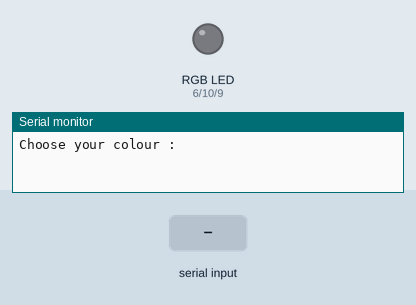
Simulated run of this sketch. Board: Arduino Uno, built with avr-gcc and run on an emulated ATmega328P. On the bench: an RGB LED mixed from three pins (HIGH = lit), the last lines printed to the serial monitor. Inputs (shaded band) come from the test bench.

Above: at 1.2 s.
1.3 s: "Green" received over Serial
At 3.3 s:
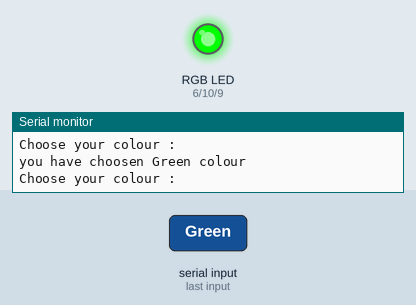
3.8 s: "Blue" received over Serial
At 5.2 s:
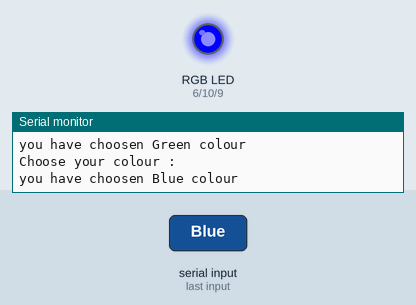
6.3 s: "Red" received over Serial
At 8.2 s:
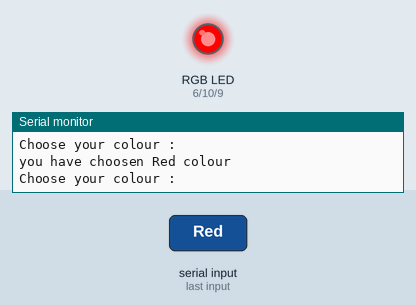
8.8 s: "Yellow" received over Serial
At 10.3 s:
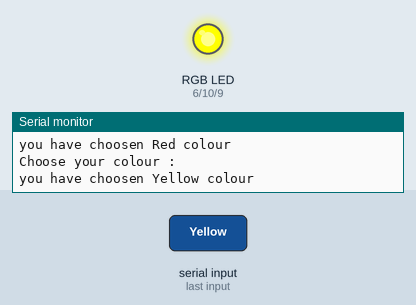
Timing chart, 0 to 11.8 s (numbered marks = the images above; inputs shaded):
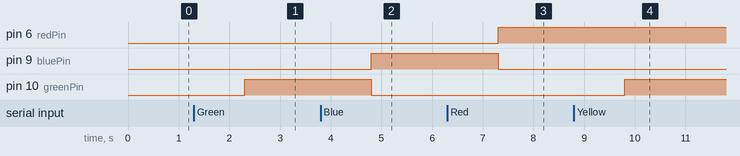

The sketch:

RGB_MODULE.ino
```cpp
int redPin=6;
int delayT=500;
int greenPin=10;
int bluePin=9;
String myName;
String msg="Choose your colour : ";
String msg2="you have choosen ";
String msg3=" colour";
void setup() {
  Serial.begin(9600);
  pinMode(bluePin,OUTPUT);
  pinMode(redPin,OUTPUT);
  pinMode(greenPin,OUTPUT);// put your setup code here, to run once:
}

void loop() {
  Serial.println(msg);
  while(Serial.available()==0)
  {

  }
  myName=Serial.readString();
  Serial.print(msg2);
  Serial.print(myName);
  Serial.println(msg3);
  if(myName=="Green")
  {
    digitalWrite(greenPin,HIGH);
    digitalWrite(bluePin,LOW);
    digitalWrite(redPin,LOW);
    delay(delayT);
  }
  if(myName=="Blue")
  {
    digitalWrite(bluePin,HIGH);
    digitalWrite(redPin,LOW);
    digitalWrite(greenPin,LOW);
    delay(delayT);
  }
  if(myName=="Red")
  {
    digitalWrite(redPin,HIGH);
    digitalWrite(bluePin,LOW);
    digitalWrite(greenPin,LOW);
    delay(delayT);
  }
  if(myName=="Yellow")
  {
    digitalWrite(redPin,255);
    digitalWrite(bluePin,LOW);
    digitalWrite(greenPin,100);
    delay(delayT);
  }
  if(myName=="Off")
  {
    digitalWrite(redPin,LOW);
    digitalWrite(bluePin,LOW);
    digitalWrite(greenPin,LOW);
    delay(delayT);
  }// put your main code here, to run repeatedly:
}
```

Measured:
- after the input at 1.3 s, pin 10 (greenPin): LOW → HIGH after 1.0 s
- after the input at 3.8 s, pin 9 (bluePin): LOW → HIGH after 1.0 s; pin 10 (greenPin): HIGH → LOW after 1.0 s
- after the input at 6.3 s, pin 6 (redPin): LOW → HIGH after 1.0 s; pin 9 (bluePin): HIGH → LOW after 1.0 s
- after the input at 8.8 s, pin 10 (greenPin): LOW → HIGH after 1.0 s
